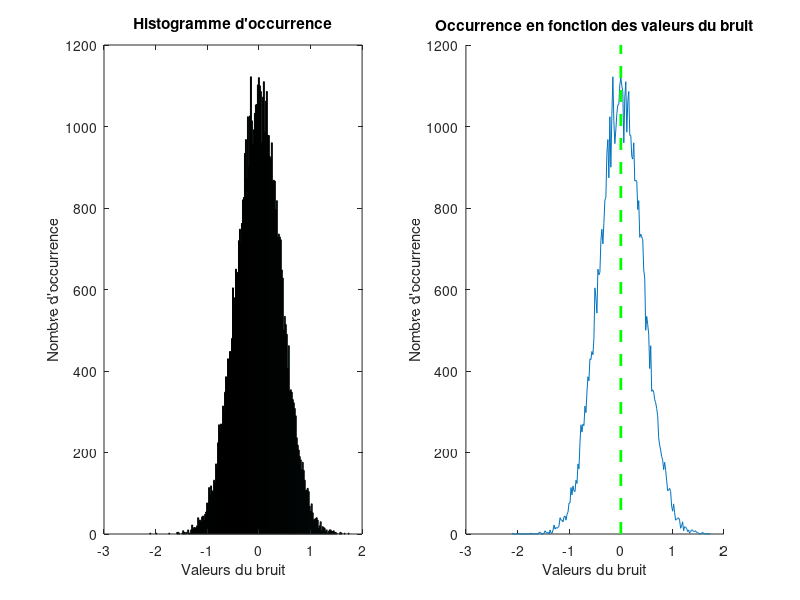

MATLAB code to generate this figure:
% Placer le document testBruit.csv dans le workspace Matlab
clear all;
close all;


data =csvread('testBruit.csv');
nbInterval = 200;
[occurrences, valeurs] = hist(data, nbInterval);
occurrences = transpose(occurrences);
valeurs = transpose(valeurs);
matrice = cat(2, occurrences, valeurs);

moyenneValeur = mean(valeurs);

% Calcul de la moyenne de l'histogramme

hist(data, nbInterval);

H=findobj('Type','Patch');
X=get(H,'XData'); 
X=mean(X,1); 

Y=get(H,'YData');
Y=Y(2,:);

OUT=[];
for ii=1:length(Y)
    OUT=[OUT,repmat(X(ii),1,Y(ii))];
end

moyenneHist=mean(OUT);

% Affiche si le processus est centre
if((moyenneValeur < 0.3) && (moyenneValeur > -0.3))
    fprintf('\n\n-------------------\nCentre en 0 ...\n-------------------\n\n');
else
    fprintf('\n\n-------------------\nN''est pas centre en 0 ...\n-------------------\n\n');
end

% Affichage des graphiques
figure(1)
subplot(1,2,1);
hist(data, nbInterval);
ylabel('Nombre d''occurrence');
xlabel('Valeurs du bruit');
title ('Histogramme d''occurrence');

subplot(1,2,2);
hold on;
plot(valeurs, occurrences);
plot([moyenneHist,moyenneHist],ylim,'g--','linewidth',2)
ylabel('Nombre d''occurrence');
xlabel('Valeurs du bruit');
title ('Occurrence en fonction des valeurs du bruit');
hold off;


